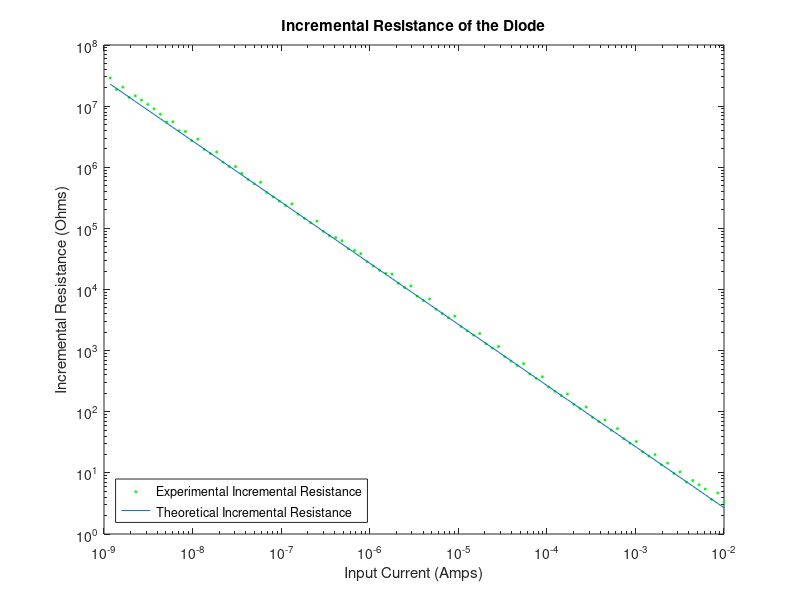

Write the MATLAB code that produced this figure.
%% Plot 1 : Current-Voltage and Voltage-Current Plots.
clear

load('collected_data.mat');

figure;
semilogy( Vout_Exp1_1,Iin_Exp1_1,'*b','MarkerSize',2) %current-voltage
hold on;
semilogy(Vin_Exp1_2,Iout_Exp1_2, '*r','MarkerSize',2) %voltage-current
% Instead of using the curve fitting toolbox, use polyfit to get values.
fit = polyfit(Vin_Exp1_2, log(Iout_Exp1_2), 1);
ut = abs(1/fit(1));
is = abs(exp(fit(2)));


CV_theo = is .* exp(Vin_Exp1_2./ut);
semilogy(Vin_Exp1_2,CV_theo,'-k','MarkerSize',5)
hold off;
title( "Current-Voltage Characteristic");
ylabel("Current (Amps)");
xlabel("Voltage (Volts)");

legend('Current-Voltage Characteristic', 'Voltage-Current Characteristic','Current-Voltage Theoretical','Voltage-Current Theoretical')
legend('boxoff')
legend('Location','northwest')


hold off;
%% 
% Plot 2 : Incremental Resistance Plot
%clear

load('collected_data.mat');
incremental_resistance = diff(Vout_Exp1_1)./diff(Iin_Exp1_1);

% Experimental plot.
loglog(Iin_Exp1_1(1:end-1), incremental_resistance, '*g', 'MarkerSize',2);
hold on;

% Theoretical plot.
loglog(Iin_Exp1_1(1:end-1), ut./(Iin_Exp1_1(1:end-1)));
title( "Incremental Resistance of the Diode");
ylabel("Incremental Resistance (Ohms)");
xlabel("Input Current (Amps)");
legend('Experimental Incremental Resistance', 'Theoretical Incremental Resistance');
('boxoff')
legend('Location','southwest')

